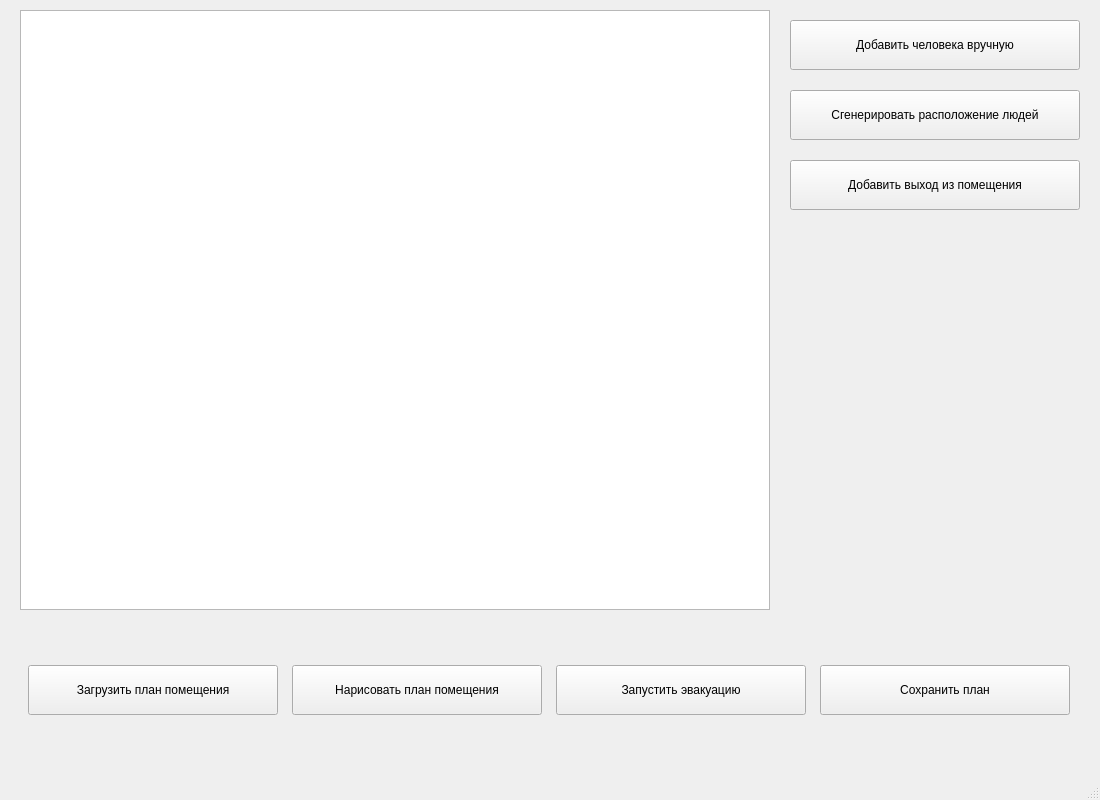
<?xml version="1.0" encoding="UTF-8"?>
<ui version="4.0">
 <class>MainWindow</class>
 <widget class="QMainWindow" name="MainWindow">
  <property name="geometry">
   <rect>
    <x>0</x>
    <y>0</y>
    <width>1100</width>
    <height>800</height>
   </rect>
  </property>
  <property name="windowTitle">
   <string>MainWindow</string>
  </property>
  <widget class="QWidget" name="centralwidget">
   <widget class="QGraphicsView" name="graphicsView">
    <property name="geometry">
     <rect>
      <x>20</x>
      <y>10</y>
      <width>750</width>
      <height>600</height>
     </rect>
    </property>
    <property name="verticalScrollBarPolicy">
     <enum>Qt::ScrollBarAlwaysOff</enum>
    </property>
    <property name="horizontalScrollBarPolicy">
     <enum>Qt::ScrollBarAlwaysOff</enum>
    </property>
   </widget>
   <widget class="QPushButton" name="generatePeople">
    <property name="geometry">
     <rect>
      <x>790</x>
      <y>90</y>
      <width>290</width>
      <height>50</height>
     </rect>
    </property>
    <property name="text">
     <string>Сгенерировать расположение людей</string>
    </property>
   </widget>
   <widget class="QPushButton" name="addPeople">
    <property name="geometry">
     <rect>
      <x>790</x>
      <y>20</y>
      <width>290</width>
      <height>50</height>
     </rect>
    </property>
    <property name="text">
     <string>Добавить человека вручную</string>
    </property>
   </widget>
   <widget class="QPushButton" name="addEnter">
    <property name="geometry">
     <rect>
      <x>790</x>
      <y>160</y>
      <width>290</width>
      <height>50</height>
     </rect>
    </property>
    <property name="text">
     <string>Добавить выход из помещения</string>
    </property>
   </widget>
   <widget class="QWidget" name="horizontalLayoutWidget">
    <property name="geometry">
     <rect>
      <x>20</x>
      <y>650</y>
      <width>1061</width>
      <height>80</height>
     </rect>
    </property>
    <layout class="QHBoxLayout" name="horizontalLayout">
     <item>
      <widget class="QPushButton" name="upLoad">
       <property name="minimumSize">
        <size>
         <width>0</width>
         <height>50</height>
        </size>
       </property>
       <property name="maximumSize">
        <size>
         <width>250</width>
         <height>16777215</height>
        </size>
       </property>
       <property name="text">
        <string>Загрузить план помещения</string>
       </property>
      </widget>
     </item>
     <item>
      <widget class="QPushButton" name="paint">
       <property name="minimumSize">
        <size>
         <width>0</width>
         <height>50</height>
        </size>
       </property>
       <property name="maximumSize">
        <size>
         <width>250</width>
         <height>16777215</height>
        </size>
       </property>
       <property name="toolTipDuration">
        <number>-1</number>
       </property>
       <property name="text">
        <string>Нарисовать план помещения</string>
       </property>
      </widget>
     </item>
     <item>
      <widget class="QPushButton" name="evacuation">
       <property name="minimumSize">
        <size>
         <width>0</width>
         <height>50</height>
        </size>
       </property>
       <property name="maximumSize">
        <size>
         <width>250</width>
         <height>16777215</height>
        </size>
       </property>
       <property name="text">
        <string>Запустить эвакуацию</string>
       </property>
      </widget>
     </item>
     <item>
      <widget class="QPushButton" name="save">
       <property name="minimumSize">
        <size>
         <width>0</width>
         <height>50</height>
        </size>
       </property>
       <property name="maximumSize">
        <size>
         <width>250</width>
         <height>16777215</height>
        </size>
       </property>
       <property name="text">
        <string>Сохранить план</string>
       </property>
      </widget>
     </item>
    </layout>
   </widget>
  </widget>
  <widget class="QMenuBar" name="menubar">
   <property name="geometry">
    <rect>
     <x>0</x>
     <y>0</y>
     <width>1100</width>
     <height>26</height>
    </rect>
   </property>
  </widget>
  <widget class="QStatusBar" name="statusbar"/>
 </widget>
 <resources/>
 <connections/>
</ui>
